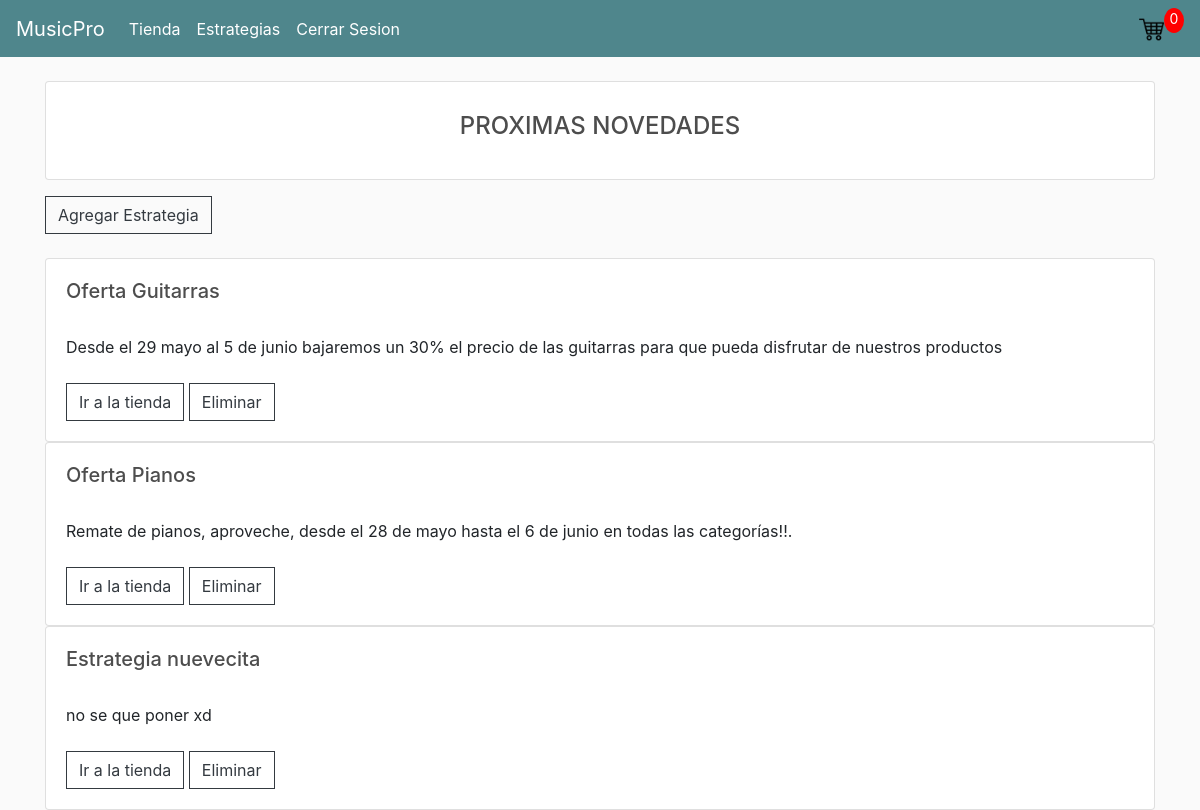
Page /estrategias/ (signed in) on the earlier database version.
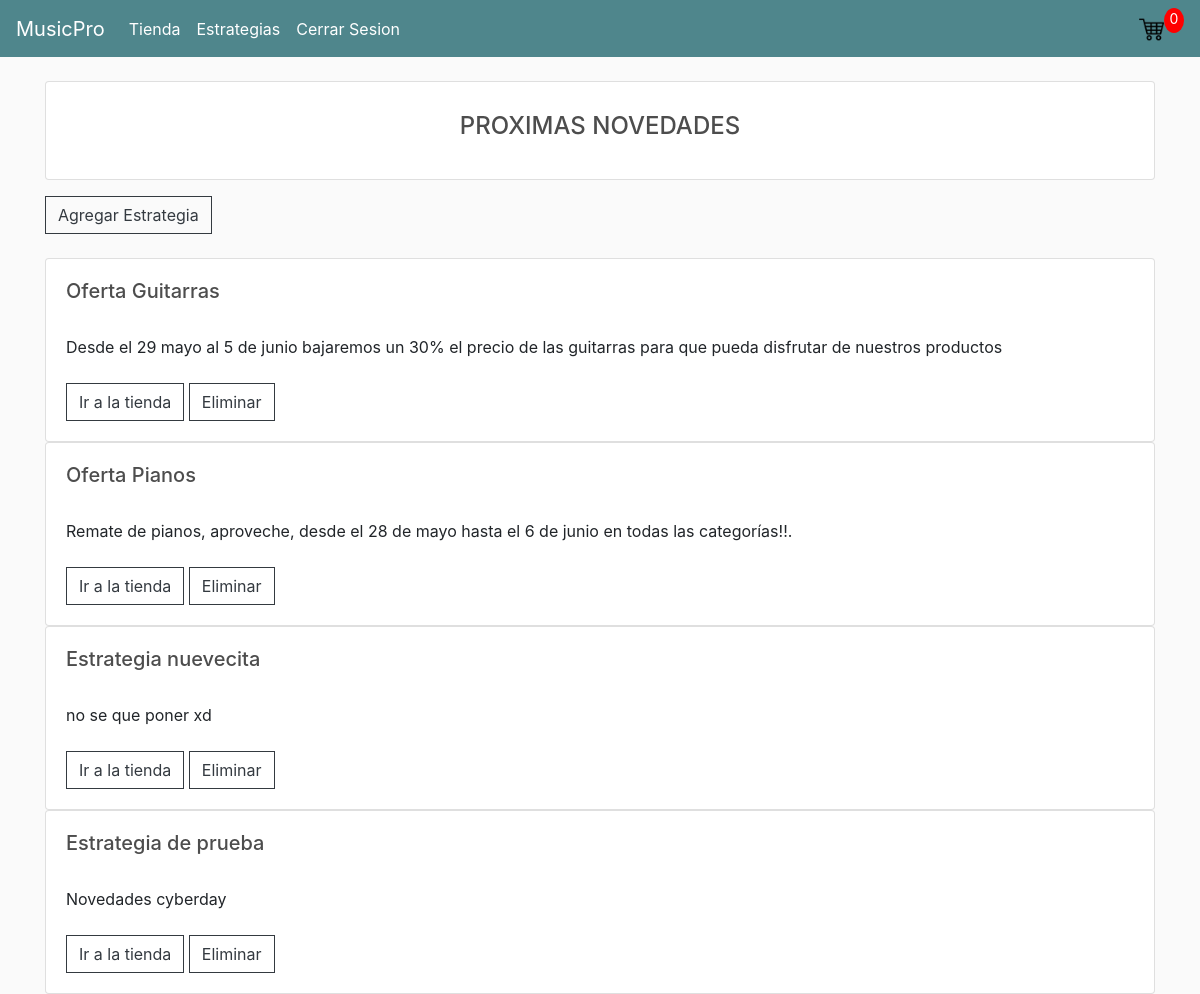
Same page on the later database version.
### TiendaMPRO/models.py (models this page shows, shortened)
class EstrategiaDeVenta(models.Model):
    titulo = models.CharField(max_length=200)
    estrategia = models.TextField(max_length=1500,null=True,blank=True)
    fecha_creacion_modificacion = models.DateTimeField(default=timezone.now)

### TiendaMPRO/views.py (the view)
# urls.py: path('estrategias/', views.Estrategia, name='estrategias'),
def Estrategia(request):
    estrategias = EstrategiaDeVenta.objects.all()
    if request.user.is_authenticated:
        customer = request.user
        order, created = OrdenDeCompra.objects.get_or_create(customer=customer, complete=False)
        itemsCarrito = order.get_carro_productos
    else:
        order= {'get_total_carro': 0, 'get_carro_productos': 0}
        itemsCarrito = order['get_carro_productos']
    context ={'itemsCarrito' : itemsCarrito, 'est': estrategias}
    return render(request, 'TiendaMPRO/estrategias.html', context)

### TiendaMPRO/models.py (called while the page is built)
    def __str__(self):
        return f'{self.nombre}'

    @property
    def is_staff(self):
        return self.usuario_admin

    @property
    def get_carro_productos(self):
        orderitems = self.productopedido_set.all()
        total = sum ([item.cantidad for item in orderitems])
        return total

### TiendaMPRO/templates/TiendaMPRO/estrategias.html
{% extends 'TiendaMPRO/main.html' %}
{% load static %}
{% block content %}
<div>
    <br>
    <div class="card blockquote text-center" >
        <br>
        <h4>PROXIMAS NOVEDADES</h4>
        <br>
    </div>
    {% if user.is_staff %}
        <a  class="btn btn-outline-dark" href="{% url 'addEstrategia' %}">Agregar Estrategia</a>
    {% endif %}
    <br>
    <br>
        {% for e in est %}
        <div class="card">
            <div class="card-body">
                <h5 class="display-5 ">{{e.titulo}}</h5>
                <br>
                {{e.estrategia}}
                <br>
                <br>
                <a  class="btn btn-outline-dark" href="{% url 'store' %}">Ir a la tienda</a>
                {% if user.is_staff %}
                    <a  class="btn btn-outline-dark" href="#">Eliminar</a>
                {% endif %}
            </div>
        </div>
        {% endfor %}
</div>
{% endblock %}

### TiendaMPRO/templates/TiendaMPRO/main.html (shortened to what this page needs)
<!DOCTYPE html>
{% load static %}
<html>
<head>
	<link rel="stylesheet" href="https://stackpath.bootstrapcdn.com/bootstrap/4.4.1/css/bootstrap.min.css">
	<link rel="stylesheet" type="text/css" href="{% static 'css/main.css' %}">
</head>
<body>
    <nav class="navbar navbar-expand-lg navbar-dark bg-dark">
        <a class="navbar-brand" href="{% url 'store' %}">MusicPro</a>
        <div class="collapse navbar-collapse" id="navbarSupportedContent">
          <ul class="navbar-nav mr-auto">
            {% if user.is_authenticated %}
              <li class="nav-item active">
                <a class="nav-link" href="{% url 'store' %}">Tienda <span class="sr-only">(current)</span></a>
              </li>
              <li class="nav-item active">
                <a class="nav-link" href="{% url 'estrategias' %}">Estrategias<span class="sr-only">(current)</span></a>
              </li>
              <li class="nav-item active">
                <a class="nav-link" href="{% url 'logout_usuario' %}">Cerrar Sesion</a>
              </li>
            {% endif %}
          </ul>
          {% if user.is_authenticated %}
            <div class="form-inline my-2 my-lg-0">
                <a href="{% url 'cart' %}">
                <img  id="cart-icon" src="{% static 'image/cart.png' %}">
                </a>
                <p id="cart-total">{{itemsCarrito}}</p>
            </div>
          {% endif %}
        </div>
      </nav>
    <div class="container">
        {% block content %}
        {% endblock content %}
    </div>
</body>
</html>

### TiendaMPRO/static/css/main.css (style rules this page uses)
body { background-color: hsl(0, 0%, 98%); }
h1,h2,h3,h4,h5,h6 { color:hsl(0, 0%, 30%); }
.bg-dark { background-color: #4f868c!important; }
#cart-icon { width:25px; display: inline-block; margin-left: 15px; }
#cart-total { display: block; text-align: center; color:#fff; background-color: red; width: 20px; height: 25px; border-radius: 50%; font-size: 14px; }
.btn { border-radius: 0; }

Differences in the rows shown:
added EstrategiaDeVenta: titulo "Estrategia de prueba", estrategia "Novedades cyberday"
